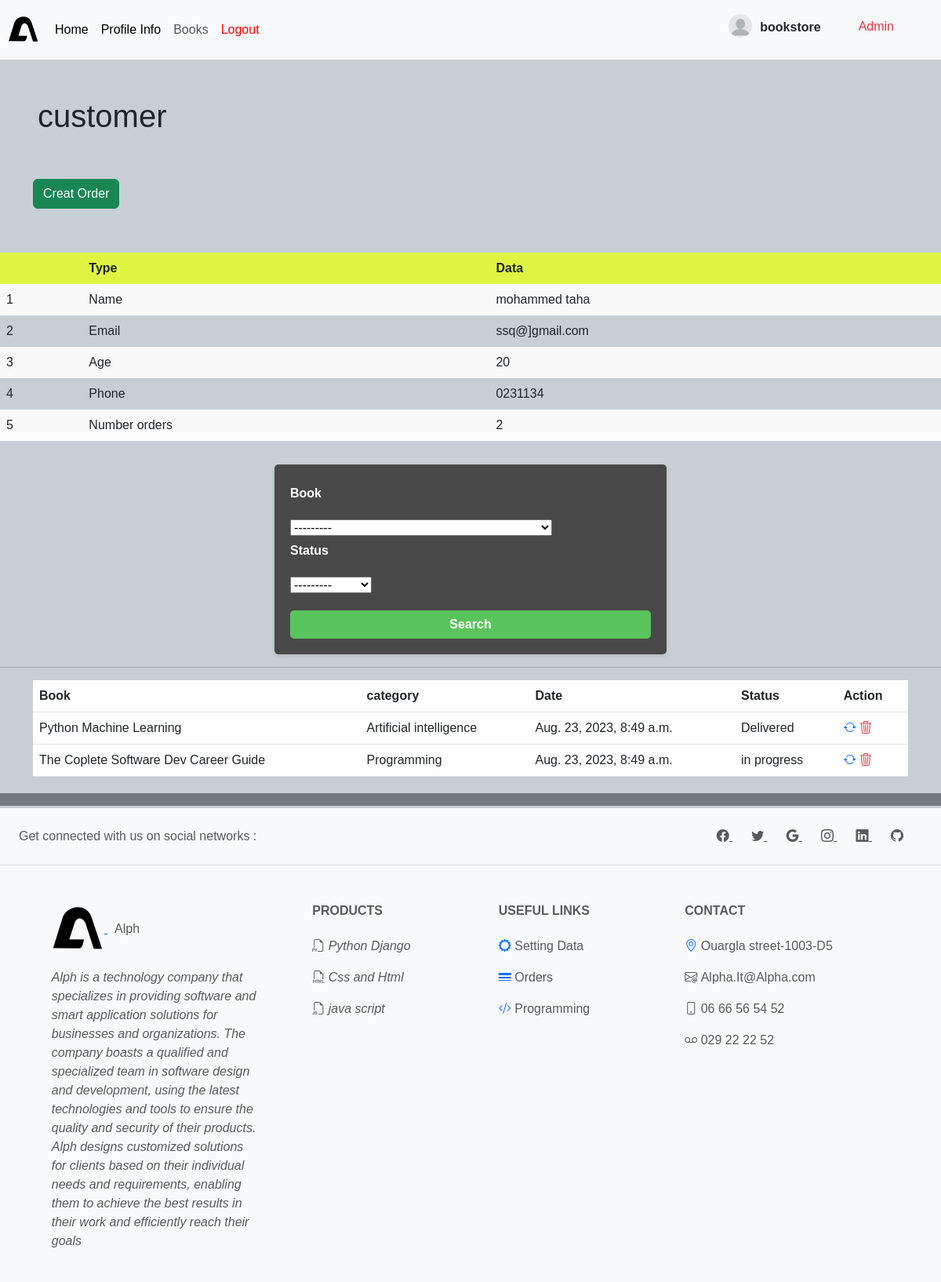
Page /customer/1 (signed in) on the committed database.
### bookstore/models.py (models this page shows, shortened)
class Customer(models.Model):
    user = models.OneToOneField(User, null=True , on_delete = models.CASCADE)
    name = models.CharField(max_length=190, null=True)
    email =  models.CharField(max_length=190, null=True)
    phone  =  models.CharField(max_length=190, null=True)
    age  =  models.CharField(max_length=190, null=True)
    avatar = models.ImageField(blank=True,null=True,default="user.png")
    date_created =models.DateTimeField(auto_now_add=True, null=True)

class Order(models.Model):
    STATUS= (
        ('Pending','Pending'),
        ('Delivered','Delivered'),
        ('in progress','in progress'),
        ('out of order','out of order')
    )
    customer = models.ForeignKey(Customer, null=True, on_delete=models.SET_NULL)
    book = models.ForeignKey(Book, null=True, on_delete=models.SET_NULL)
    tags = models.ManyToManyField(Tag)
    date_created = models.DateTimeField(auto_now_add=True, null=True)
    status =  models.CharField(max_length=200, null=True,choices=STATUS)

class Book(models.Model):
    CATEGORY = (
        ('Physique','Physique'),
        ('Math','Math'),
        ('Science and Technology','Science and Technology'),
        ('Computer science','Computer science'),
        ('Artificial intelligence','Artificial intelligence'),
        ('Space science','Space science'),
        ('Programming','Programming')
    )
    name = models.CharField(max_length=190, null=True)
    author = models.CharField(max_length=190, null=True)
    price= models.FloatField(null=True)
    category = models. CharField(max_length=190, null=True, choices=CATEGORY)
    description = models.CharField(max_length=200, null=True)
    avatar = models.ImageField(blank=True,null=True,default="book-def.jpg") #,upload_to='static/images'
    tags = models.ManyToManyField(Tag)
    date_created = models.DateTimeField(auto_now_add=True, null=True)
    def __str__(self):
         return self.name

### bookstore/decorators.py (the view)
      def wrapper_func(request,*args,**Kwargs):
         group = None
         if  request.user.groups.exists():
            group = request.user.groups.all()[0].name
         if group in allowedGroups:
            return view_func(request,*args,**Kwargs)
         else :
            return redirect('user/')

### bookstore/views.py (called while the page is built)
@login_required(login_url='/login')
@allowedUsers(allowedGroups=['admin'])
def customer(request,pk):
    customer =Customer.objects.get(id=pk)
    order = customer.order_set.all()
    number_orders=order.count()
    serchFilter = OrderFilter(request.GET,queryset=order)
    order = serchFilter.qs
    context = {'customer': customer ,
               'order': order,
               'number_orders':number_orders,
               'myfilter':serchFilter}
    return render(request,'bookstore/customer.html',context)

### bookstore/templates/bookstore/customer.html (shortened to what this page needs)
{% extends 'bookstore/main.html' %}
{% load static %}
{% block conntnt %}
<h1 class="p-5">customer</h1>
<div class="container pb-5">
  <div class="row">
      <div class="col-3">
        <h6 class="card-subtitle mb-2 text-body-secondary"><a class="btn btn-success"  href="{% url 'create' customer.id %}" >Creat Order</a></h6>
      </div>
    </div>
  </div>
<table class="cj">
  <tr>
    <th></th>
    <th scope="col">Type</th>
    <th scope="col">Data</th>
  </tr>
  <tr>
    <td>1</td>
    <td>Name </td>
    <td>{{customer.name}}</td>
  </tr>
  <tr>
    <td>2</td>
    <td>Email</td>
    <td>{{customer.email}}</td>
  </tr>
  <tr>
    <td>3</td>
    <td>Age</td>
    <td>{{customer.age}}</td>
  </tr>
  <tr>
    <td>4</td>
    <td>Phone</td>
    <td>{{customer.phone}}</td>
  </tr>
  <tr>
    <td>5</td>
    <td>Number orders</td>
    <td>{{number_orders}}</td>
  </tr>
</table>
<div class="d-flex">
<form class="" role="search" style="width: 100rem;" method="get">
    <label>Book</label>
    {{ myfilter.form.book }}
    <label>Status</label>
    {{ myfilter.form.status }}
  <button class="btn btn-outline-success" type="submit">Search</button>
</form>
</div>
<hr>
<div class="container">
<table class="table">
    <thead>
      <tr>
        <th scope="col">Book </th>
        <th scope="col">category</th>
        <th scope="col">Date</th>
        <th scope="col">Status</th>
        <th scope="col">Action</th>
      </tr>
    </thead>
    <tbody>
      {%for i in order %}
      <tr>
        <td>{{i.book}}</td>
        <td>{{i.book.category}}</td>
        <td>{{i.date_created}}</td>
        <td>{{i.status}}</td>
        <td>
          <a  href="{% url 'update' i.id %}"><i class="bi bi-arrow-repeat"></i></a>
          <a class="text-danger" href="{% url 'delete' i.id%}"><i class="bi bi-trash3"></i></a>
        </td>
      </tr>
      {% endfor %}
    </tbody>
  </table>
</div>
{% endblock conntnt %}

### bookstore/templates/bookstore/navbar.html (shortened to what this page needs)
{% load static %}
<nav class="navbar navbar-expand-lg bg-body-tertiary" style="
   background-color: red ;
">
    <div>
      <a href="#" target="_blank" class="" style="margin-left:10px">
        <image src="{% static 'images/icons8-alpha-67.png' %}" width"40" height="40">
       </a>
    </div>
    <div class="container-fluid">
      <div class="collapse navbar-collapse" id="navbarSupportedContent">
        <ul class="navbar-nav me-auto mb-2 mb-lg-0">
          {% if request.user.is_staff%}
          <li class="nav-item">
            <a class="nav-link active" aria-current="page" href="{% url 'home'%}">Home</a>
          </li>
          {% endif %}
          <li class="nav-item">
            <a class="nav-link active" aria-current="page" href="{% url 'profile_info'%}">Profile Info</a>
          </li>
          <li class="nav-item">
            <a class="nav-link" href="{% url 'books'%}">Books</a>
          </li>
          <li class="nav-item">
            <a class="nav-link" href="{% url 'logout'%}" style="color:red">Logout</a>
          </li>
        </ul>
        <div style="display:flex;margin-bottom:20px ;margin-right:10px;margin-top:10px">
          {% if request.user.customer.avatar %}
          <img src="{{ request.user.customer.avatar.url }}" width="30" height="30" class="rounded-circle">
          {% else %}
          <img src="{% static 'images/user.png'%}" width="30" height="30" class="rounded-circle">
          {% endif %}
        </div>
        <div style="display:flex;">
            <p class="nav-link" href="#" style="color:#11334;margin-top:10px;font-weight: bold;" >{{request.user}}</p>
        </div>
        {% if request.user.is_staff%}
            <h5 class="text-danger mx-5 mt-0 fs-6">Admin</h5>
        {% endif %}
      </div>
    </div>
  </nav>

### static/css/main.css (style rules this page uses)
body { background-color: rgb(199, 207, 213); font-family: 'Yanone Kaffeesatz', sans-serif; }
nav { background-color: #494949; height: ; }
form { max-width: 500px ; margin: 0 auto; padding: 20px; background-color: #494949; border-radius: 5px; box-shadow: 0 2px 5px #0000001a; margin-top: 30px; }
form label { color: white; }
label { display: block; font-weight: bold; margin-bottom: 20px; margin-top: 5px; }
button[type="submit"] { display: block; width: 100%; padding: -5px; border: none; border-radius: 5px; background-color: #59c45b; color: #fff; font-weight: bold; cursor: pointer; margin-top: 20px; }
table { border-collapse: collapse; width: 100%; }
th, td { text-align: left; padding: 8px; }
th { background-color: #def643; }
tr:nth-child(even) { background-color: #f9f9f9; }

### rows in the picture
Customer: name "mohammed taha", email "ssq@]gmail.com", age "20", phone "0231134"
Order: book "Python Machine Learning", book.category "Artificial intelligence", date_created "Aug. 23, 2023, 8:49 a.m.", status "Delivered"
Order: book "The Coplete Software Dev Career Guide", book.category "Programming", date_created "Aug. 23, 2023, 8:49 a.m.", status "in progress"

### other values in the picture
{{ request.user }} "bookstore"
{{ number_orders }} "2"
